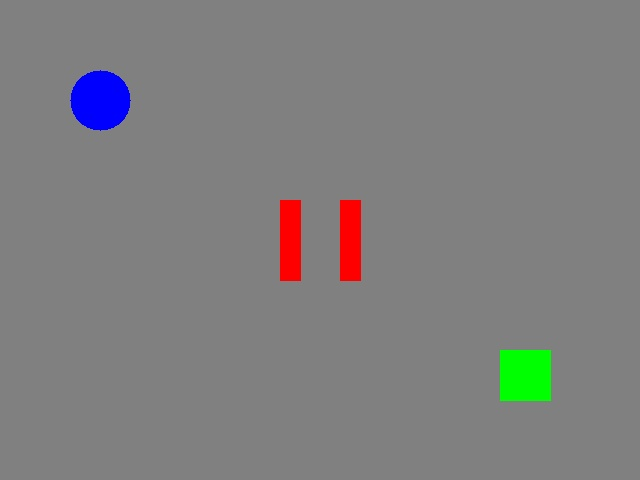
//> input picture task5_openCV/question1/test_red_armor.jpg, 640 x 480 px
$ ./cv_1 test_red_armor.jpg   (built with g++ and OpenCV 4)
//> lines starting //> are read from the running program, lines starting //| are printed output that depends on the picture; after the words box and inside, x2 and y2 are one past the last pixel; in counts of white or black regions, pixels touching at a corner belong together
#include <opencv2/opencv.hpp>
#include <iostream>

int main(int argc, char** argv) {
    // 设置参数检查以提升健壮性
    if (argc != 2) {
        std::cerr << "PLease input: " << argv[0] << " <image_path>" << std::endl;
        return -1;
    }

    std::string imagePath = argv[1];

    // 1. 读取图片
    cv::Mat img = cv::imread(imagePath);
//> img is the input picture: 480 rows x 640 cols, CV_8UC3; mean B, G, R 126.7, 126.5, 127.1
    if (img.empty()) {
        std::cerr << "Image not found: " << imagePath << std::endl;
        return -1;
    }

    // 2. BGR -> HSV
    cv::Mat hsv;
    cv::cvtColor(img, hsv, cv::COLOR_BGR2HSV);
//> hsv: 480 rows x 640 cols, CV_8UC3; mean H, S, V 3.3, 7.7, 131.6

    // 3. 设置红色的HSV阈值范围
    cv::Mat mask1, mask2, mask;
    cv::inRange(hsv, cv::Scalar(0, 120, 70), cv::Scalar(10, 255, 255), mask1);
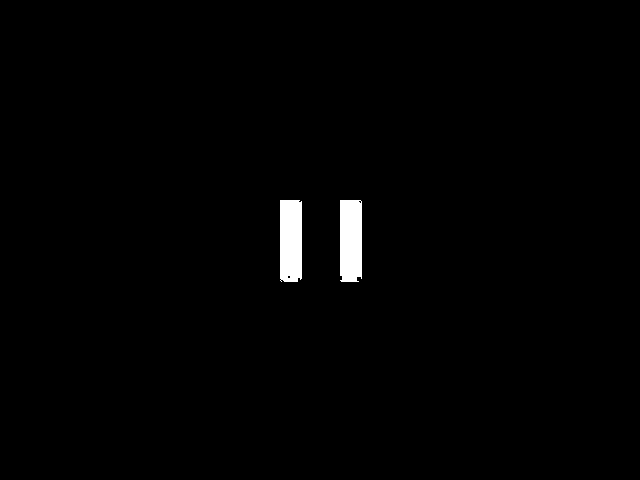
//> mask1: 480 rows x 640 cols, CV_8UC1; 1.2% white; 2 white regions, box (x1, y1, x2, y2) and area: (280, 200, 302, 282) 1777, (340, 200, 362, 282) 1770
    cv::inRange(hsv, cv::Scalar(170, 120, 70), cv::Scalar(180, 255, 255), mask2);
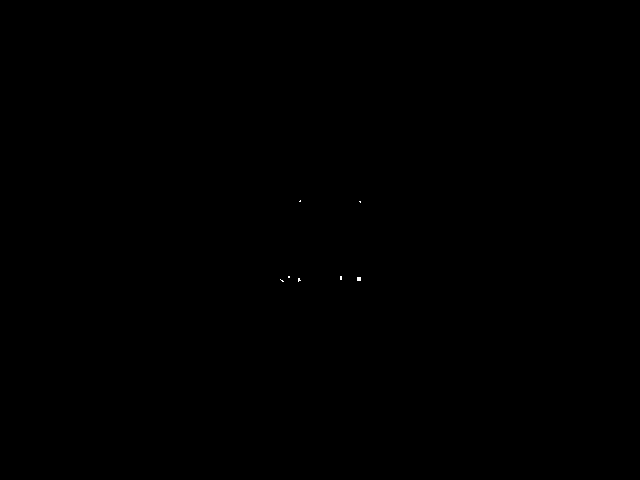
//> mask2: 480 rows x 640 cols, CV_8UC1; 0.02% white in thin lines or dots, all inside (x1, y1, x2, y2) = (280, 200, 361, 282)

    mask = mask1 | mask2;
//> mask: 480 rows x 640 cols, CV_8UC1; 1.2% white; 2 white regions, box (x1, y1, x2, y2) and area: (280, 200, 302, 282) 1797, (340, 200, 362, 282) 1797
    // 合并两个范围

    // 4. 显示结果
    cv::imshow("Original Image", img);
    cv::imshow("Red Mask", mask);

    cv::waitKey(0);
    cv::destroyAllWindows();

    return 0;
}
